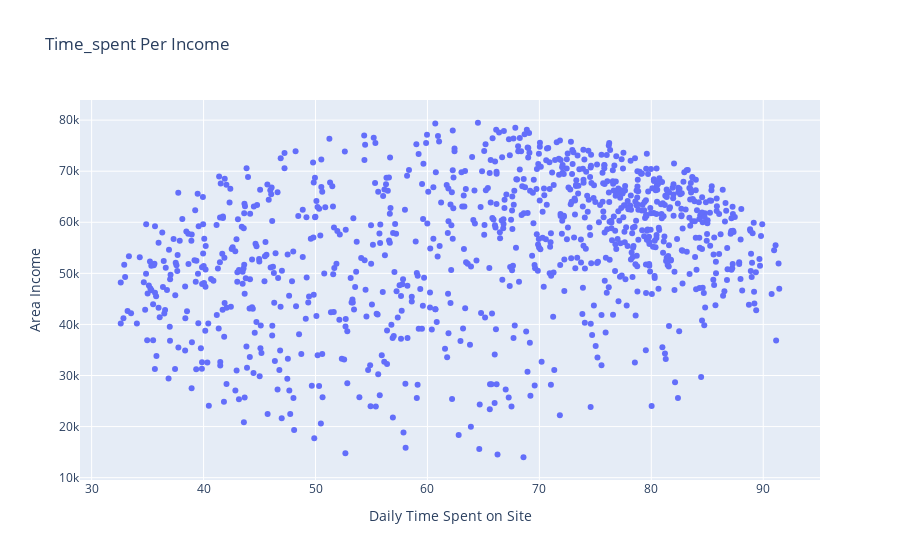

The notebook cell this image was saved under:
### Code cell
px.scatter(data_frame=df,x='Daily Time Spent on Site',y='Area Income',title='Time_spent Per Income')

### Figure 1 — Plotly figure (JSON) as saved in the notebook; plotly's stock layout.template omitted (floating-point values rounded to 4 significant figures; data arrays with more than 128 entries replaced by an {"elided": "..."} marker saying what was removed)
{"data": [{"hovertemplate": "Daily Time Spent on Site=%{x}<br>Area Income=%{y}<extra></extra>", "legendgroup": "", "marker": {"color": "#636efa", "symbol": "circle"}, "mode": "markers", "name": "", "orientation": "v", "showlegend": false, "type": "scatter", "x": {"elided": "1000 float values"}, "xaxis": "x", "y": {"elided": "1000 float values"}, "yaxis": "y"}], "layout": {"legend": {"tracegroupgap": 0}, "title": {"text": "Time_spent Per Income"}, "xaxis": {"anchor": "y", "domain": [0, 1], "title": {"text": "Daily Time Spent on Site"}}, "yaxis": {"anchor": "x", "domain": [0, 1], "title": {"text": "Area Income"}}}}
